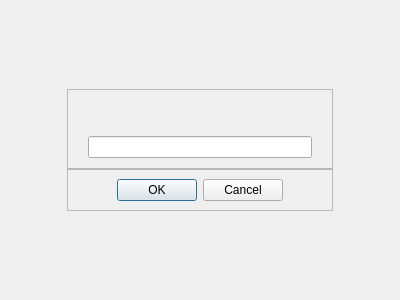
<?xml version="1.0" encoding="UTF-8"?>
<ui version="4.0">
 <class>jsPrompt</class>
 <widget class="QWidget" name="jsPrompt">
  <property name="geometry">
   <rect>
    <x>0</x>
    <y>0</y>
    <width>400</width>
    <height>300</height>
   </rect>
  </property>
  <layout class="QGridLayout" name="gridLayout">
   <property name="spacing">
    <number>0</number>
   </property>
   <item row="0" column="1">
    <spacer name="verticalSpacer_2">
     <property name="orientation">
      <enum>Qt::Vertical</enum>
     </property>
     <property name="sizeHint" stdset="0">
      <size>
       <width>20</width>
       <height>65</height>
      </size>
     </property>
    </spacer>
   </item>
   <item row="1" column="0">
    <spacer name="horizontalSpacer">
     <property name="orientation">
      <enum>Qt::Horizontal</enum>
     </property>
     <property name="sizeHint" stdset="0">
      <size>
       <width>50</width>
       <height>20</height>
      </size>
     </property>
    </spacer>
   </item>
   <item row="1" column="1">
    <widget class="QFrame" name="frame">
     <property name="frameShape">
      <enum>QFrame::StyledPanel</enum>
     </property>
     <property name="frameShadow">
      <enum>QFrame::Raised</enum>
     </property>
     <property name="js-frame" stdset="0">
      <bool>true</bool>
     </property>
     <layout class="QGridLayout" name="gridLayout_2">
      <property name="leftMargin">
       <number>20</number>
      </property>
      <property name="topMargin">
       <number>20</number>
      </property>
      <property name="rightMargin">
       <number>20</number>
      </property>
      <property name="bottomMargin">
       <number>10</number>
      </property>
      <item row="0" column="0">
       <spacer name="horizontalSpacer_5">
        <property name="orientation">
         <enum>Qt::Horizontal</enum>
        </property>
        <property name="sizeHint" stdset="0">
         <size>
          <width>40</width>
          <height>20</height>
         </size>
        </property>
       </spacer>
      </item>
      <item row="0" column="1">
       <widget class="QLabel" name="message">
        <property name="text">
         <string/>
        </property>
       </widget>
      </item>
      <item row="0" column="2">
       <spacer name="horizontalSpacer_6">
        <property name="orientation">
         <enum>Qt::Horizontal</enum>
        </property>
        <property name="sizeHint" stdset="0">
         <size>
          <width>40</width>
          <height>20</height>
         </size>
        </property>
       </spacer>
      </item>
      <item row="1" column="0" colspan="3">
       <widget class="QLineEdit" name="lineEdit"/>
      </item>
     </layout>
    </widget>
   </item>
   <item row="1" column="2">
    <spacer name="horizontalSpacer_2">
     <property name="orientation">
      <enum>Qt::Horizontal</enum>
     </property>
     <property name="sizeHint" stdset="0">
      <size>
       <width>50</width>
       <height>20</height>
      </size>
     </property>
    </spacer>
   </item>
   <item row="2" column="1">
    <widget class="QFrame" name="frame_2">
     <property name="frameShape">
      <enum>QFrame::StyledPanel</enum>
     </property>
     <property name="frameShadow">
      <enum>QFrame::Raised</enum>
     </property>
     <property name="js-frame2" stdset="0">
      <bool>true</bool>
     </property>
     <layout class="QHBoxLayout" name="horizontalLayout">
      <property name="spacing">
       <number>0</number>
      </property>
      <item>
       <spacer name="horizontalSpacer_3">
        <property name="orientation">
         <enum>Qt::Horizontal</enum>
        </property>
        <property name="sizeHint" stdset="0">
         <size>
          <width>40</width>
          <height>20</height>
         </size>
        </property>
       </spacer>
      </item>
      <item>
       <widget class="ButtonBox" name="buttonBox">
        <property name="standardButtons">
         <set>QDialogButtonBox::Cancel|QDialogButtonBox::Ok</set>
        </property>
       </widget>
      </item>
      <item>
       <spacer name="horizontalSpacer_4">
        <property name="orientation">
         <enum>Qt::Horizontal</enum>
        </property>
        <property name="sizeHint" stdset="0">
         <size>
          <width>40</width>
          <height>20</height>
         </size>
        </property>
       </spacer>
      </item>
     </layout>
    </widget>
   </item>
   <item row="3" column="1">
    <spacer name="verticalSpacer">
     <property name="orientation">
      <enum>Qt::Vertical</enum>
     </property>
     <property name="sizeHint" stdset="0">
      <size>
       <width>20</width>
       <height>65</height>
      </size>
     </property>
    </spacer>
   </item>
  </layout>
 </widget>
 <customwidgets>
  <customwidget>
   <class>ButtonBox</class>
   <extends>QDialogButtonBox</extends>
   <header>buttonbox.h</header>
  </customwidget>
 </customwidgets>
 <resources/>
 <connections/>
</ui>
